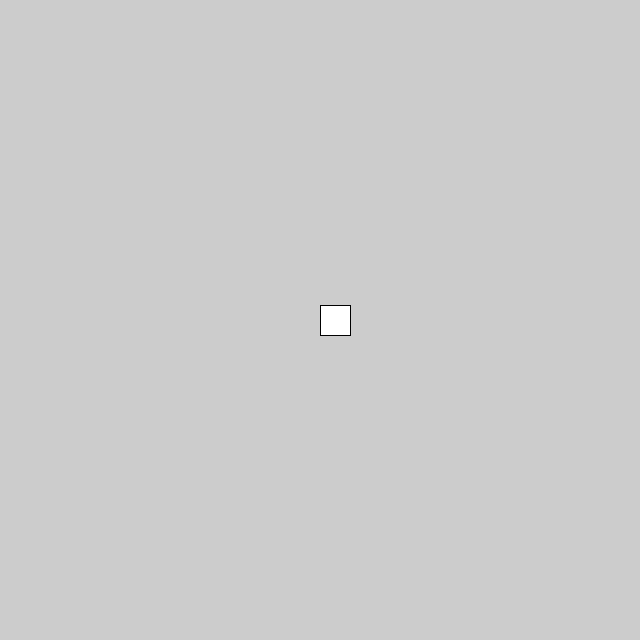
Frame 1 (no input)
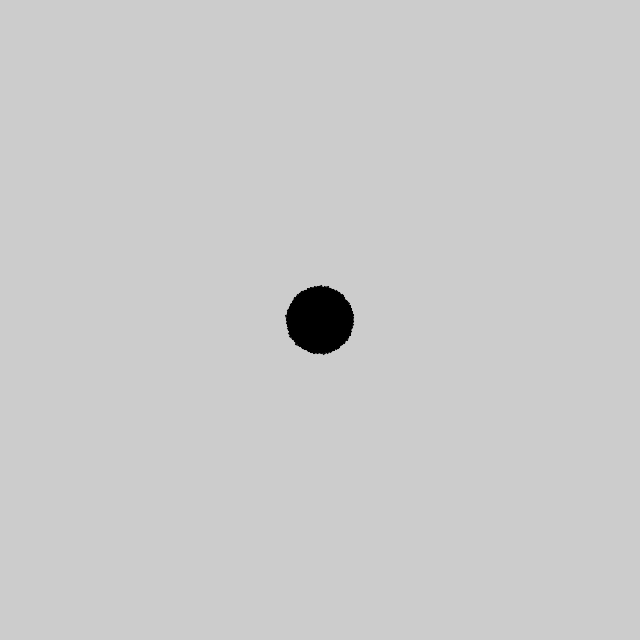
Frame 60 (the mouse pressed at the canvas centre just before this capture)
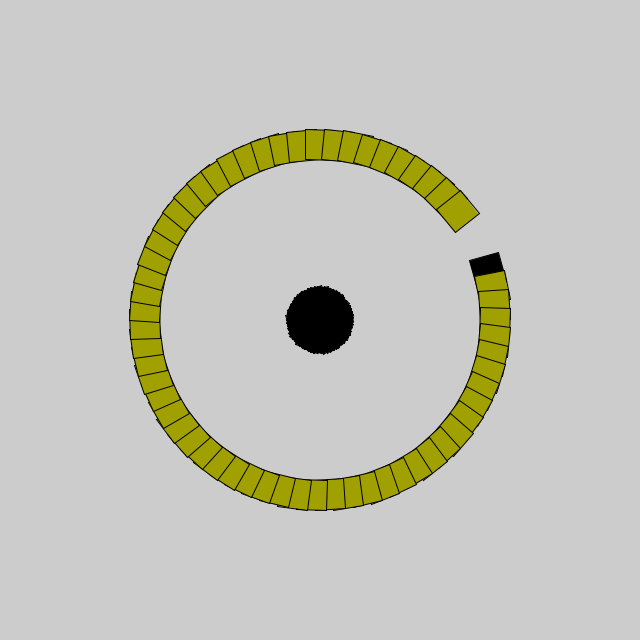
Frame 120 (the mouse held since frame 60 and released just before this capture)

The Processing sketch that drew these frames (run headless with seeded random() and noise(); from frame 60 on, the mouse is pressed at the canvas centre):

// Processing sketch: rotate_independent_ex
// ── rotate_independent_ex.pde

float angle = 0;

void setup() {
  size(640, 640);
}

void draw() {

  translate(width/2, height/2);
   rotate(angle);
  rect(mouseX/2, -15, 30, 30);
  fill(mouseX/2,mouseY/2,0);
  angle += 0.1;
}
